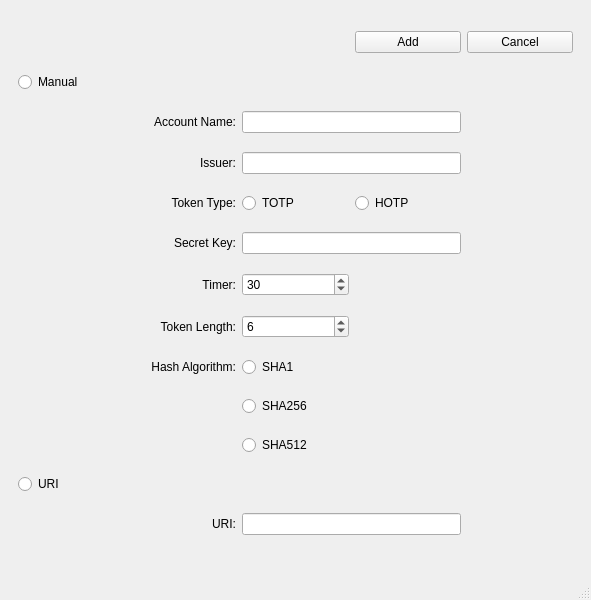
<?xml version="1.0" encoding="UTF-8"?>
<ui version="4.0">
 <class>MainWindow</class>
 <widget class="QMainWindow" name="MainWindow">
  <property name="geometry">
   <rect>
    <x>0</x>
    <y>0</y>
    <width>591</width>
    <height>600</height>
   </rect>
  </property>
  <property name="windowTitle">
   <string>MainWindow</string>
  </property>
  <widget class="QWidget" name="centralwidget">
   <layout class="QHBoxLayout" name="horizontalLayout">
    <item>
     <widget class="QStackedWidget" name="mainStackedWidget">
      <property name="currentIndex">
       <number>3</number>
      </property>
      <widget class="QWidget" name="newPasswordPage">
       <layout class="QGridLayout" name="gridLayout_3">
        <item row="4" column="2">
         <widget class="QPushButton" name="enterNewPassButton">
          <property name="text">
           <string>Enter</string>
          </property>
         </widget>
        </item>
        <item row="5" column="2">
         <spacer name="verticalSpacer_4">
          <property name="orientation">
           <enum>Qt::Vertical</enum>
          </property>
          <property name="sizeHint" stdset="0">
           <size>
            <width>20</width>
            <height>40</height>
           </size>
          </property>
         </spacer>
        </item>
        <item row="2" column="1">
         <widget class="QLabel" name="label">
          <property name="text">
           <string>Password</string>
          </property>
         </widget>
        </item>
        <item row="0" column="2">
         <spacer name="verticalSpacer_3">
          <property name="orientation">
           <enum>Qt::Vertical</enum>
          </property>
          <property name="sizeHint" stdset="0">
           <size>
            <width>20</width>
            <height>40</height>
           </size>
          </property>
         </spacer>
        </item>
        <item row="3" column="1">
         <widget class="QLabel" name="label_2">
          <property name="text">
           <string>Confirm Password</string>
          </property>
         </widget>
        </item>
        <item row="4" column="3">
         <spacer name="horizontalSpacer_7">
          <property name="orientation">
           <enum>Qt::Horizontal</enum>
          </property>
          <property name="sizeHint" stdset="0">
           <size>
            <width>40</width>
            <height>20</height>
           </size>
          </property>
         </spacer>
        </item>
        <item row="3" column="2" colspan="2">
         <widget class="QLineEdit" name="confirmPasswordField">
          <property name="inputMethodHints">
           <set>Qt::ImhNoAutoUppercase|Qt::ImhNoPredictiveText|Qt::ImhSensitiveData</set>
          </property>
          <property name="echoMode">
           <enum>QLineEdit::PasswordEchoOnEdit</enum>
          </property>
          <property name="placeholderText">
           <string>Re-type Password</string>
          </property>
         </widget>
        </item>
        <item row="2" column="2" colspan="2">
         <widget class="QLineEdit" name="newPasswordField">
          <property name="inputMethodHints">
           <set>Qt::ImhNoAutoUppercase|Qt::ImhNoPredictiveText|Qt::ImhSensitiveData</set>
          </property>
          <property name="echoMode">
           <enum>QLineEdit::PasswordEchoOnEdit</enum>
          </property>
          <property name="placeholderText">
           <string>Password</string>
          </property>
         </widget>
        </item>
        <item row="1" column="1" colspan="3" alignment="Qt::AlignHCenter">
         <widget class="QLabel" name="label_3">
          <property name="text">
           <string>Please enter a new password:</string>
          </property>
         </widget>
        </item>
        <item row="4" column="1">
         <spacer name="horizontalSpacer_8">
          <property name="orientation">
           <enum>Qt::Horizontal</enum>
          </property>
          <property name="sizeHint" stdset="0">
           <size>
            <width>40</width>
            <height>20</height>
           </size>
          </property>
         </spacer>
        </item>
        <item row="2" column="0">
         <spacer name="horizontalSpacer_6">
          <property name="orientation">
           <enum>Qt::Horizontal</enum>
          </property>
          <property name="sizeHint" stdset="0">
           <size>
            <width>40</width>
            <height>20</height>
           </size>
          </property>
         </spacer>
        </item>
        <item row="3" column="4">
         <spacer name="horizontalSpacer_5">
          <property name="orientation">
           <enum>Qt::Horizontal</enum>
          </property>
          <property name="sizeHint" stdset="0">
           <size>
            <width>40</width>
            <height>20</height>
           </size>
          </property>
         </spacer>
        </item>
       </layout>
      </widget>
      <widget class="QWidget" name="loginPage">
       <layout class="QGridLayout" name="gridLayout">
        <item row="3" column="2">
         <widget class="QPushButton" name="enterPassButton">
          <property name="text">
           <string>Enter</string>
          </property>
         </widget>
        </item>
        <item row="3" column="3">
         <spacer name="horizontalSpacer_4">
          <property name="orientation">
           <enum>Qt::Horizontal</enum>
          </property>
          <property name="sizeHint" stdset="0">
           <size>
            <width>40</width>
            <height>20</height>
           </size>
          </property>
         </spacer>
        </item>
        <item row="4" column="2">
         <spacer name="verticalSpacer">
          <property name="orientation">
           <enum>Qt::Vertical</enum>
          </property>
          <property name="sizeHint" stdset="0">
           <size>
            <width>20</width>
            <height>40</height>
           </size>
          </property>
         </spacer>
        </item>
        <item row="3" column="1">
         <spacer name="horizontalSpacer_3">
          <property name="orientation">
           <enum>Qt::Horizontal</enum>
          </property>
          <property name="sizeHint" stdset="0">
           <size>
            <width>40</width>
            <height>20</height>
           </size>
          </property>
         </spacer>
        </item>
        <item row="0" column="2">
         <spacer name="verticalSpacer_2">
          <property name="orientation">
           <enum>Qt::Vertical</enum>
          </property>
          <property name="sizeHint" stdset="0">
           <size>
            <width>20</width>
            <height>40</height>
           </size>
          </property>
         </spacer>
        </item>
        <item row="1" column="4" rowspan="3">
         <spacer name="horizontalSpacer_2">
          <property name="orientation">
           <enum>Qt::Horizontal</enum>
          </property>
          <property name="sizeHint" stdset="0">
           <size>
            <width>40</width>
            <height>20</height>
           </size>
          </property>
         </spacer>
        </item>
        <item row="2" column="1" colspan="3">
         <widget class="QLineEdit" name="enterPassField">
          <property name="echoMode">
           <enum>QLineEdit::PasswordEchoOnEdit</enum>
          </property>
         </widget>
        </item>
        <item row="1" column="1" colspan="3" alignment="Qt::AlignHCenter">
         <widget class="QLabel" name="enterPasslabel">
          <property name="text">
           <string>Enter the password to decrypt datafile</string>
          </property>
         </widget>
        </item>
        <item row="1" column="0" rowspan="3">
         <spacer name="horizontalSpacer">
          <property name="orientation">
           <enum>Qt::Horizontal</enum>
          </property>
          <property name="sizeHint" stdset="0">
           <size>
            <width>40</width>
            <height>20</height>
           </size>
          </property>
         </spacer>
        </item>
       </layout>
       <zorder>enterPassButton</zorder>
       <zorder>enterPassField</zorder>
       <zorder>horizontalSpacer</zorder>
       <zorder>verticalSpacer</zorder>
       <zorder>horizontalSpacer_2</zorder>
       <zorder>verticalSpacer_2</zorder>
       <zorder>enterPasslabel</zorder>
       <zorder>horizontalSpacer_3</zorder>
       <zorder>horizontalSpacer_4</zorder>
      </widget>
      <widget class="QWidget" name="tokenPage">
       <layout class="QGridLayout" name="gridLayout_2">
        <item row="0" column="3">
         <widget class="QPushButton" name="exportButton">
          <property name="text">
           <string>Export</string>
          </property>
         </widget>
        </item>
        <item row="0" column="2">
         <spacer name="horizontalSpacer_9">
          <property name="orientation">
           <enum>Qt::Horizontal</enum>
          </property>
          <property name="sizeHint" stdset="0">
           <size>
            <width>40</width>
            <height>20</height>
           </size>
          </property>
         </spacer>
        </item>
        <item row="0" column="1">
         <widget class="QPushButton" name="removeEntryButton">
          <property name="text">
           <string>Delete</string>
          </property>
         </widget>
        </item>
        <item row="0" column="0">
         <widget class="QPushButton" name="addEntryButton">
          <property name="text">
           <string>Add</string>
          </property>
         </widget>
        </item>
        <item row="1" column="0" colspan="4">
         <widget class="QListWidget" name="listWidget"/>
        </item>
       </layout>
      </widget>
      <widget class="QWidget" name="addEntryPage">
       <layout class="QGridLayout" name="gridLayout_4">
        <item row="9" column="2">
         <widget class="QRadioButton" name="sha256_radioButton">
          <property name="text">
           <string>SHA256</string>
          </property>
          <attribute name="buttonGroup">
           <string notr="true">hash_buttonGroup</string>
          </attribute>
         </widget>
        </item>
        <item row="2" column="2" colspan="2">
         <widget class="QLineEdit" name="accountLineEdit"/>
        </item>
        <item row="6" column="1">
         <widget class="QLabel" name="label_5">
          <property name="text">
           <string>Timer:</string>
          </property>
          <property name="alignment">
           <set>Qt::AlignRight|Qt::AlignTrailing|Qt::AlignVCenter</set>
          </property>
         </widget>
        </item>
        <item row="8" column="1">
         <widget class="QLabel" name="label_11">
          <property name="text">
           <string>Hash Algorithm:</string>
          </property>
          <property name="alignment">
           <set>Qt::AlignRight|Qt::AlignTrailing|Qt::AlignVCenter</set>
          </property>
         </widget>
        </item>
        <item row="2" column="1">
         <widget class="QLabel" name="label_4">
          <property name="text">
           <string>Account Name:</string>
          </property>
          <property name="alignment">
           <set>Qt::AlignRight|Qt::AlignTrailing|Qt::AlignVCenter</set>
          </property>
         </widget>
        </item>
        <item row="5" column="2" colspan="2">
         <widget class="QLineEdit" name="secretKeyLineEdit"/>
        </item>
        <item row="11" column="0">
         <widget class="QRadioButton" name="uriRadioButton">
          <property name="text">
           <string>URI</string>
          </property>
          <attribute name="buttonGroup">
           <string notr="true">manualUri_buttonGroup</string>
          </attribute>
         </widget>
        </item>
        <item row="5" column="1">
         <widget class="QLabel" name="label_8">
          <property name="text">
           <string>Secret Key:</string>
          </property>
          <property name="alignment">
           <set>Qt::AlignRight|Qt::AlignTrailing|Qt::AlignVCenter</set>
          </property>
         </widget>
        </item>
        <item row="3" column="1">
         <widget class="QLabel" name="label_7">
          <property name="text">
           <string>Issuer:</string>
          </property>
          <property name="alignment">
           <set>Qt::AlignRight|Qt::AlignTrailing|Qt::AlignVCenter</set>
          </property>
         </widget>
        </item>
        <item row="7" column="1">
         <widget class="QLabel" name="label_10">
          <property name="text">
           <string>Token Length:</string>
          </property>
          <property name="alignment">
           <set>Qt::AlignRight|Qt::AlignTrailing|Qt::AlignVCenter</set>
          </property>
         </widget>
        </item>
        <item row="4" column="3">
         <widget class="QRadioButton" name="hotp_radioButton">
          <property name="text">
           <string>HOTP</string>
          </property>
          <attribute name="buttonGroup">
           <string notr="true">tokenType_buttonGroup</string>
          </attribute>
         </widget>
        </item>
        <item row="0" column="4">
         <widget class="QPushButton" name="cancelAddEntryButton">
          <property name="text">
           <string>Cancel</string>
          </property>
         </widget>
        </item>
        <item row="1" column="0">
         <widget class="QRadioButton" name="manualRadioButton">
          <property name="text">
           <string>Manual</string>
          </property>
          <attribute name="buttonGroup">
           <string notr="true">manualUri_buttonGroup</string>
          </attribute>
         </widget>
        </item>
        <item row="4" column="2">
         <widget class="QRadioButton" name="totp_radioButton">
          <property name="text">
           <string>TOTP</string>
          </property>
          <attribute name="buttonGroup">
           <string notr="true">tokenType_buttonGroup</string>
          </attribute>
         </widget>
        </item>
        <item row="6" column="2">
         <widget class="QSpinBox" name="timerSpinBox">
          <property name="minimum">
           <number>15</number>
          </property>
          <property name="maximum">
           <number>60</number>
          </property>
          <property name="singleStep">
           <number>15</number>
          </property>
          <property name="value">
           <number>30</number>
          </property>
         </widget>
        </item>
        <item row="4" column="1">
         <widget class="QLabel" name="label_6">
          <property name="text">
           <string>Token Type:</string>
          </property>
          <property name="alignment">
           <set>Qt::AlignRight|Qt::AlignTrailing|Qt::AlignVCenter</set>
          </property>
         </widget>
        </item>
        <item row="12" column="2" colspan="2">
         <widget class="QLineEdit" name="uriLineEdit"/>
        </item>
        <item row="8" column="2">
         <widget class="QRadioButton" name="sha1_radioButton">
          <property name="text">
           <string>SHA1</string>
          </property>
          <attribute name="buttonGroup">
           <string notr="true">hash_buttonGroup</string>
          </attribute>
         </widget>
        </item>
        <item row="0" column="3">
         <widget class="QPushButton" name="comfirmAddEntryButton">
          <property name="enabled">
           <bool>true</bool>
          </property>
          <property name="text">
           <string>Add</string>
          </property>
         </widget>
        </item>
        <item row="3" column="2" colspan="2">
         <widget class="QLineEdit" name="issuerLineEdit"/>
        </item>
        <item row="10" column="2">
         <widget class="QRadioButton" name="sha512_radioButton">
          <property name="text">
           <string>SHA512</string>
          </property>
          <attribute name="buttonGroup">
           <string notr="true">hash_buttonGroup</string>
          </attribute>
         </widget>
        </item>
        <item row="12" column="1">
         <widget class="QLabel" name="label_9">
          <property name="text">
           <string>URI:</string>
          </property>
          <property name="alignment">
           <set>Qt::AlignRight|Qt::AlignTrailing|Qt::AlignVCenter</set>
          </property>
         </widget>
        </item>
        <item row="7" column="2">
         <widget class="QSpinBox" name="tokenLengthSpinBox">
          <property name="minimum">
           <number>4</number>
          </property>
          <property name="maximum">
           <number>8</number>
          </property>
          <property name="singleStep">
           <number>2</number>
          </property>
          <property name="value">
           <number>6</number>
          </property>
         </widget>
        </item>
       </layout>
      </widget>
     </widget>
    </item>
   </layout>
  </widget>
  <widget class="QMenuBar" name="menubar">
   <property name="geometry">
    <rect>
     <x>0</x>
     <y>0</y>
     <width>591</width>
     <height>23</height>
    </rect>
   </property>
  </widget>
  <widget class="QStatusBar" name="statusbar"/>
 </widget>
 <resources/>
 <connections>
  <connection>
   <sender>enterPassField</sender>
   <signal>returnPressed()</signal>
   <receiver>enterPassButton</receiver>
   <slot>click()</slot>
   <hints>
    <hint type="sourcelabel">
     <x>295</x>
     <y>294</y>
    </hint>
    <hint type="destinationlabel">
     <x>295</x>
     <y>329</y>
    </hint>
   </hints>
  </connection>
  <connection>
   <sender>newPasswordField</sender>
   <signal>returnPressed()</signal>
   <receiver>confirmPasswordField</receiver>
   <slot>setFocus()</slot>
   <hints>
    <hint type="sourcelabel">
     <x>362</x>
     <y>277</y>
    </hint>
    <hint type="destinationlabel">
     <x>362</x>
     <y>311</y>
    </hint>
   </hints>
  </connection>
  <connection>
   <sender>confirmPasswordField</sender>
   <signal>returnPressed()</signal>
   <receiver>enterNewPassButton</receiver>
   <slot>click()</slot>
   <hints>
    <hint type="sourcelabel">
     <x>362</x>
     <y>311</y>
    </hint>
    <hint type="destinationlabel">
     <x>305</x>
     <y>346</y>
    </hint>
   </hints>
  </connection>
 </connections>
 <buttongroups>
  <buttongroup name="tokenType_buttonGroup"/>
  <buttongroup name="manualUri_buttonGroup"/>
  <buttongroup name="hash_buttonGroup"/>
 </buttongroups>
</ui>
